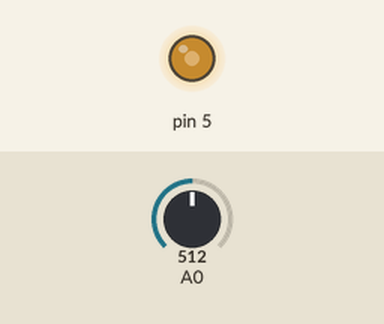
This sketch was run on a simulated Arduino Uno, built with avr-gcc and run on an emulated ATmega328P. Parts: output pins drawn as LEDs (lit = HIGH). Inputs (shaded band) come from the test bench; at power-on: A0 = 512.

Above: at 1.2 s.
1.3 s: A0 set to 716
At 2.3 s:
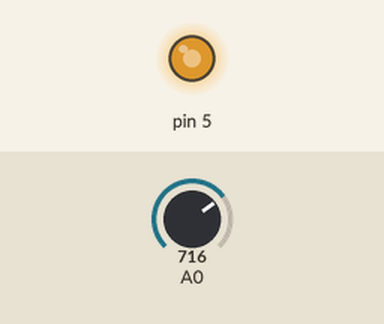
2.8 s: A0 set to 900
At 3.4 s:
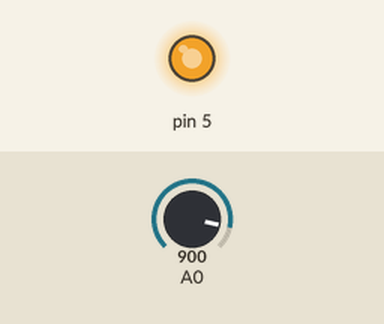
4.3 s: A0 set to 122
At 5.5 s:
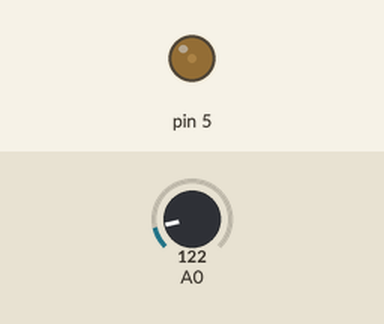
5.8 s: A0 set to 0
At 6.9 s:
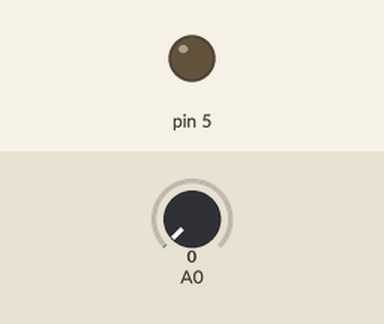
Timing chart, 0 to 8.3 s (numbered marks = the images above; inputs shaded):
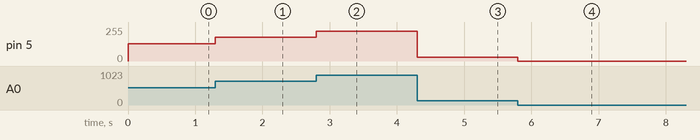

Measured:
- after the input at 1.3 s, pin 5: 128/255 → 179/255 at once
- after the input at 2.8 s, pin 5: 179/255 → 225/255 at once
- after the input at 4.3 s, pin 5: 225/255 → 30/255 at once
- after the input at 5.8 s, pin 5: 30/255 → 0/255 at once

The sketch:

N_028.ino
```cpp
 /* Projeto Nº 28 -> Verificação de um sinal de pulso com osciloscópio
  *
  * Author: Thiago Santos Tassinari
  * Data: 09/10/2020

  * Descrição do Projeto:

  <!-----------------------Verificação de um sinal de pulso com osciloscópio --------------------------->

    O projeto tem como funcionalidade utilizar um arduino uno + osciloscópio para simular
    um sinal de pulso usando a porta PWM. A variação da onda quadrática será controlado por
    um potenciômetro.

  <---------------------------------------------------------------------------------->

<!-----------------------Componentes necessários------------------------------------->

  - 1 Arduino Uno;
  - 1 Potenciômetro;
  - 1 Resistor de 0.2kOhm;
  - 1 LED;
  - 1 Osciloscópio;
  - 1 Multímetro
  - Jumpers

<------------------------------------------------------------------------------------->

!5V-->1023  (resolução de 10bits)
Vref=5V (Escolha padrão)
Sensor conectado a A0
Demonstração de sinal PWM
O brilho do led depende do valor médio

em seus terminais Vdmoy = r * 5V com r = Ton / T ciclo de trabalho
0<=r<=1

*/

int sensorValue = 0;

void setup()
{ //Saída PWM no pino 5
  pinMode(5,OUTPUT);
}

void loop()
{
  // Ler e converter a tensão em A0
  sensorValue = analogRead(A0);
  // Divida este valor por 4 para trazê-lo de volta para o intervalo 0-255
  // Divisão por 4 é equivalente a fazer dois turnos para a esquerda
  // 10 bits (0 à 1023) deslocado para a esquerda, obtemos 8 bits (0 à 255)
  analogWrite(5,(sensorValue>>2));
}
```
